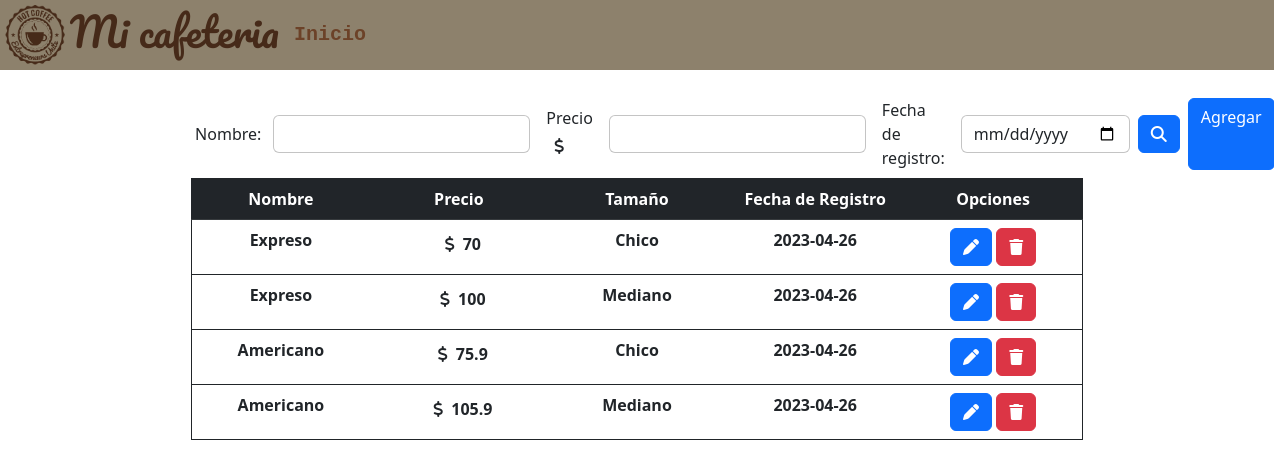
The page / on the database its author committed.
### tables this page shows
CREATE TABLE `cafe` (
  `id` int(11) NOT NULL,
  `nombre` varchar(20) NOT NULL,
  `precio` float NOT NULL,
  `Tamaño` varchar(20) DEFAULT '0',
  `date_registro` date DEFAULT NULL,
  `estado` varchar(20) NOT NULL DEFAULT 'disponible'
);

### controllers/view.php (the view, shortened to what this page needs)
<?php
$sentencia_extra = "WHERE estado ='disponible'";
$sentencia = "SELECT * FROM cafe " . $sentencia_extra;
$resultado = mysqli_query($conn, $sentencia);
$HTML = '';
if ($resultado) {
  while ($datos = mysqli_fetch_array($resultado)) {
    $HTML .= '
    <tr>
    <th>' . $datos['nombre'] . '</th>
    <th><i class="fa-solid fa-dollar-sign m-2"></i>' . $datos['precio'] . '</th>
    <th>' . $datos['Tamaño'] . '</th>
    <th>' . $datos['date_registro'] . '</th>
    <th>
      <a href="opcion.php?id=' . $datos['id'] . '&token=' . hash_hmac('sha1', $datos['id'], KEY_TOKEN) . '" class="btn btn-primary btn-circle"><i class="fa fa-pen"></i></a>
      <a href="controllers/Delete.php?id=' . $datos['id'] . '&token=' . hash_hmac('sha1', $datos['id'], KEY_TOKEN) . '"  class="btn btn-danger btn-circle"><i class="fas fa-trash"></i></a>
    </th>
  </tr>';
  }
  echo $HTML;
}

### index.php (shortened to what this page needs)
<?php
include "model/conexion.php";
?>
<!DOCTYPE html>
<html lang="es">
<head>
  <link href="https://cdn.jsdelivr.net/npm/bootstrap@5.3.0-alpha3/dist/css/bootstrap.min.css" rel="stylesheet" />
  <link rel="stylesheet" href="css/style.css" />
</head>
<body>
  <header>
    <div class="header">
      <img src="img/coffee-logo.webp" alt="">
      <h1>Mi cafeteria</h1>
      <nav class="nav">
        <ul>
          <li><a href="#">Inicio</a></li>
        </ul>
      </nav>
    </div>
  </header>
  <main>
    <div class="content">
      <div class="d-flex search">
        <form action="" class=" tm-1 d-flex" method="POST" >
          <label for="" class="p-1">Nombre:</label>
          <input type="text" id="" class="form-control from-input m-2 border" name="nombre">
          <label for="" class="p-2">Precio <i class="fa-solid fa-dollar-sign m-2"></i> </label>
          <input type="number" id="" class="form-control from-input m-2 border" name="precio" id="precioo" step="any">
          <label for="" class="m-2">Fecha de registro:</label>
          <input type="date" id="" class="form-control from-input from-input m-2 border" placeholder="dd/mm/aaaa" name="fecha">
          <div href="" type="button" class="btn  btn-primary position"><i class="fa-solid fa-magnifying-glass"></i><input type="submit" class="submit" name="btn-buscar"></div>
        </form>
        <a href="opcion.php" type="button" class="btn btn-right m-b btn-primary">Agregar</a>
      </div>
      <table class="table">
        <thead class="table-dark">
          <tr>
            <th>Nombre</th>
            <th>Precio</th>
            <th>Tamaño</th>
            <th>Fecha de Registro</th>
            <th>Opciones</th>
          </tr>
        </thead>
        <tbody>
          <?php
          include "controllers/view.php";
          ?>
        </tbody>
      </table>
    </div>
  </main>
</body>
</html>

### css/style.css (style rules this page uses)
* { margin: 0; padding: 0; box-sizing: border-box; }
header { background-color: rgba(66, 46, 11, 0.6); }
.header { padding: 5px; display: flex; align-items: center; }
.header img { width: 60px; }
.header h1 { margin-left: 5px; color: #462a19; font-family: 'Pacifico', cursive; }
.nav ul { display: flex; align-items: center; padding-left: 5px; margin-bottom: 0px !important; }
.nav ul li { list-style: none; margin: 10px; }
.nav ul li a { text-decoration: none; font-family: 'Courier New', Courier, monospace; font-weight: bolder; font-size: 20px; color: #6c4228; }
.content { width: 70%; margin-left: auto; margin-right: auto; margin-top: 20px; }
.btn-right { text-align: end; }
.m-b { margin: 8px; }
.table { border: 1px solid; }
th { width: 20%; text-align: center; }
.search { width: 100%; justify-content: space-between; }
.tm-1 { align-items: center; }
.from-input { width: auto; }
.border { border: 1px solid rgba(0, 0, 0, 0.23) !important; }
.position { position: relative; }

### rows shown on the page
cafe: nombre "Expreso", precio "70", Tamaño "Chico", date_registro "2023-04-26"
cafe: nombre "Expreso", precio "100", Tamaño "Mediano", date_registro "2023-04-26"
cafe: nombre "Americano", precio "75.9", Tamaño "Chico", date_registro "2023-04-26"
cafe: nombre "Americano", precio "105.9", Tamaño "Mediano", date_registro "2023-04-26"
